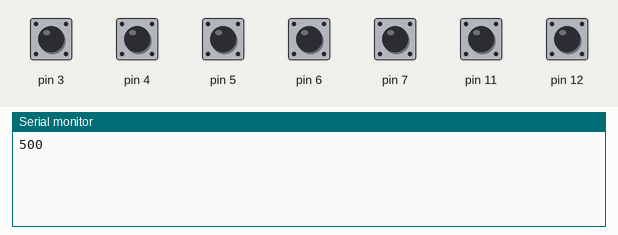
Bench run of a sketch on a simulated Arduino Uno, built with avr-gcc and run on an emulated ATmega328P. On the bench: the last lines printed to the serial monitor. The inputs (shaded band) are chosen by the test bench; at power-on: pin 3–7, pin 11, pin 12 HIGH.

Above: at 1.2 s.
1.3 s: pin 3 pulled LOW for 0.15 s
At 2.4 s:
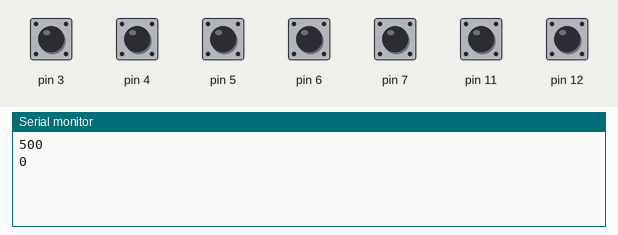
2.9 s: pin 4 pulled LOW for 0.15 s
At 3.7 s:
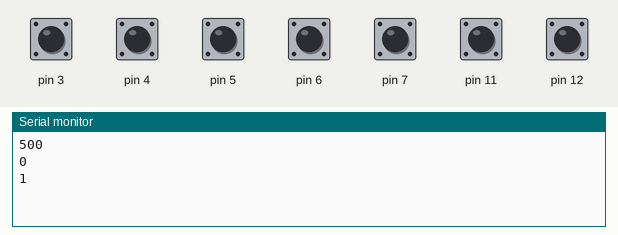
4.5 s: pin 5 pulled LOW for 0.15 s
At 5.7 s:
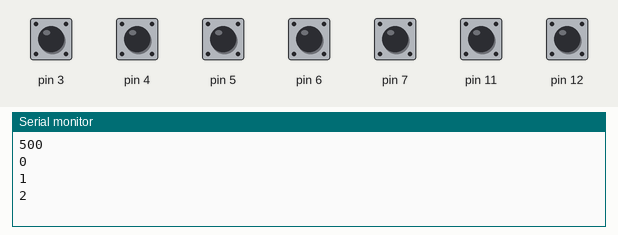
6.1 s: pin 6 pulled LOW for 0.15 s
At 7.3 s:
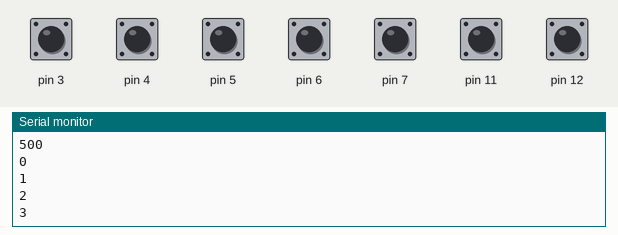
7.7 s: pin 7 pulled LOW for 0.15 s
At 8.6 s:
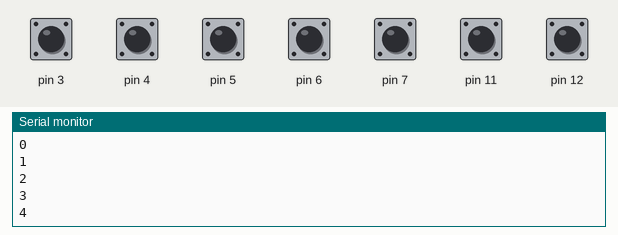
9.3 s: pin 11 pulled LOW for 0.15 s
At 9.7 s:
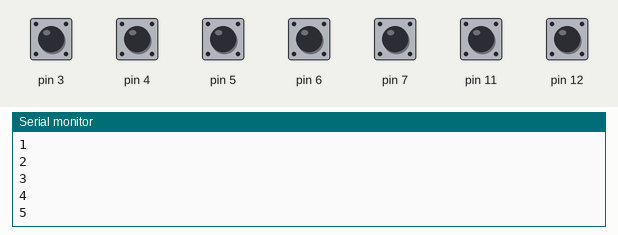
Timing chart, 0 to 11.9 s (numbered marks = the images above; inputs shaded):
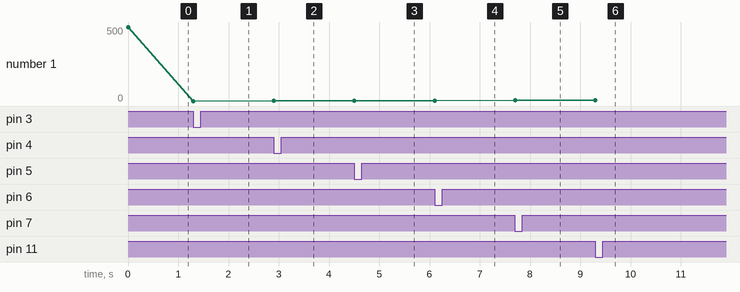

The sketch:

touch_sense.ino
```cpp
#include <CapacitiveSensor.h>

#define COMMON_PIN      2    // The common 'send' pin for all keys
#define NUM_OF_SAMPLES  10   // Higher number whens more delay but more consistent readings
#define CAP_THRESHOLD   150  // Capactive reading that triggers a note (adjust to fit your needs)//depends on the resistace used in the circuit like we used 2.2mohm
#define NUM_OF_KEYS     7    // Number of keys that are on the keyboard

// This macro creates a capacitance "key" sensor object for each key on the piano keyboard:
#define CS(Y) CapacitiveSensor(2, Y)
#define delay_time 500
// You need to declare as many as the value of NUM_OF_KEYS
CapacitiveSensor keys[] = {CS(3), CS(4), CS(5), CS(6), CS(7), CS(11), CS(12)};
//this declaration is as per the library we included above ie. CapacitiveSensor.h

void setup() {
  Serial.begin(9600);
  // Turn off autocalibrate on all channels:
  for(int i=0; i<NUM_OF_KEYS; ++i) {
    keys[i].set_CS_AutocaL_Millis(0xFFFFFFFF);
    //sets every key of the piano to null or not touched (defines that the every single key is not touched)
  }
  Serial.println(delay_time);
  //just printing to check if the python script is taking the values from the arduino or not
}

void loop() {
  // Loop through each key:
  for (int i = 0; i < NUM_OF_KEYS; ++i) {
    if(touched(i)) {
       //checks that if the key is pressed ot not
      Serial.println(i);
      delay(delay_time);
    }
  }
  // the above loop is to print the key number which is pressed, with a delay of 500
}

bool touched(int i) {
  // If the capacitance reading is greater than the threshold, return true
  if (keys[i].capacitiveSensor(NUM_OF_SAMPLES) > CAP_THRESHOLD) {
    //while using 2.2ohm resistance we took 150 as threshold value so if the key is pressed the value of the NUM_OF_SAMPLES will decrease thus detecting the touch
    return true;
  }
  else {
    return false;
  }
}
```

Measured:
- after the input at 1.3 s, the serial monitor: prints a new line at once (image 1)
- after the input at 2.9 s, the serial monitor: prints a new line at once (image 2)
- after the input at 4.5 s, the serial monitor: prints a new line at once (image 3)
- after the input at 6.1 s, the serial monitor: prints a new line at once (image 4)
- after the input at 7.7 s, the serial monitor: prints a new line at once (image 5)
- after the input at 9.3 s, the serial monitor: prints a new line at once (image 6)
- plotted number 1: 500 → 0 after the input at 1.3 s, 0 → 1 after the input at 2.9 s, 1 → 2 after the input at 4.5 s, 2 → 3 after the input at 6.1 s, 3 → 4 after the input at 7.7 s
